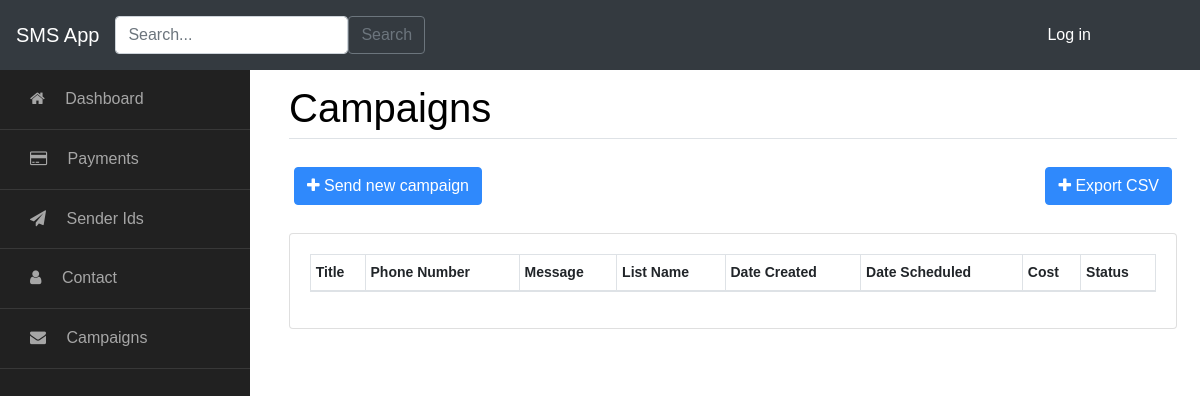
Before: /campaign/33 with the older database file.
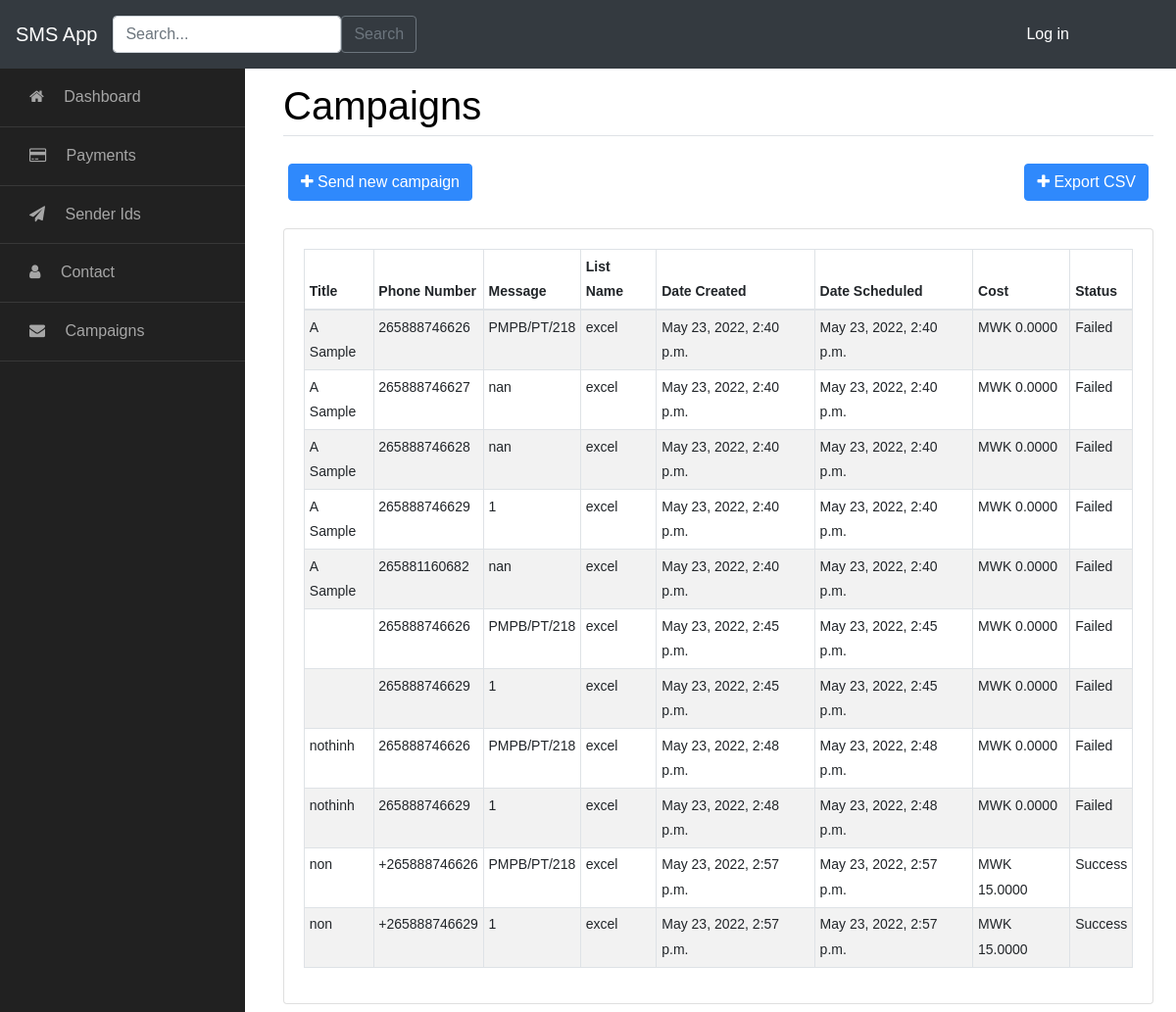
After: the same page with the newer database file.
### smsApp/models.py (models this page shows, shortened)
class Campaign(models.Model):
    title = models.CharField(max_length=255, blank=False, null=False)
    phone_number = models.CharField(max_length=16)
    message = models.TextField()
    list_name = models.ForeignKey(ContactList, default=True, on_delete=models.PROTECT)
    date_created = models.DateTimeField(auto_now_add=True)
    date_scheduled = models.DateTimeField(auto_now_add=True)
    cost = models.CharField(max_length=13, default='MWK 0.0000')
    status = models.CharField(max_length=10, blank=True, null=True)
    statusCode = models.IntegerField(blank=True, null=True)

class ContactList(models.Model):
    list_name = models.CharField(max_length=100)
    list_description = models.TextField()
    date_created = models.DateTimeField(auto_now_add=True)
    def __str__(self):
        return self.list_name

### smsApp/views.py (the view)
# urls.py: path('campaign/<int:list_name>', campaign_detail, name='campaign-detail'),
def campaign_detail(request, list_name):
    campaign_list = Campaign.objects.filter(list_name=list_name)
    return render(request, 'smsApp/campaign_detail_view.html', {'list_name': list_name, 'campaign_list': campaign_list})

### smsApp/templates/smsApp/campaign_detail_view.html (shortened to what this page needs)
{% extends 'smsApp/base.html' %}
{% load crispy_forms_tags %}
{% block page %} Campaigns {% endblock %}
{% block content %}
    <div class="row mb-2">
            <div class="card-body col-sm-12">
                <div class="actions">
                    <a href="{% url 'campaign-create' %}" class="btn btn-primary"><i class="fa fa-plus"></i> Send new campaign</a>
                    <a href="{% url 'campaign-csv' list_name %}" class="btn btn-primary float-right"><i class="fa fa-plus"></i> Export CSV</a>
                </div>
            </div>
        </div>
    <div class="card">
        <div class="card-body col-sm-12">
            <table id="dtBasicExample" class="table table-striped table-bordered table-sm" cellspacing="0" width="100%">
                <thead>
                 <tr>
                    <th scope="col">Title</th>
                    <th scope="col">Phone Number</th>
                    <th scope="col">Message</th>
                    <th scope="col">List Name</th>
                    <th scope="col">Date Created</th>
                    <th scope="col">Date Scheduled</th>
                    <th scope="col">Cost</th>
                    <th scope="col">Status</th>
                </tr>
                </thead>
                <tbody>
                {% for campaign in campaign_list %}
                <tr class="clickable-row table-row">
                    <td>{{ campaign.title}}</td>
                    <td>{{ campaign.phone_number}}</td>
                    <td>{{ campaign.message }}</td>
                    <td>{{ campaign.list_name }}</td>
                    <td>{{ campaign.date_created }}</td>
                    <td>{{ campaign.date_scheduled}}</td>
                    <td>{{ campaign.cost}}</td>
                    <td>{{ campaign.status }}</td>
                </tr>
                {% endfor %}
                </tbody>
            </table>
        </div>
    </div>
{% endblock %}

### smsApp/templates/smsApp/base.html (shortened to what this page needs)
<!doctype html>
<html lang="en">
<head>
    {% load static %}
    <link rel="stylesheet" href="https://cdnjs.cloudflare.com/ajax/libs/font-awesome/4.7.0/css/font-awesome.min.css">
    <link rel="stylesheet" href="https://cdnjs.cloudflare.com/ajax/libs/twitter-bootstrap/4.6.0/css/bootstrap.min.css">
    <link rel="stylesheet" href="{% static 'smsApp/css/style.css' %}">
    <link rel="stylesheet" href="https://cdn.datatables.net/1.11.5/css/dataTables.bootstrap4.min.css">
</head>
<body>
<nav class="navbar navbar-expand-lg navbar-dark bg-dark" id="topNavbar">
    <a class="navbar-brand" href="">SMS App</a>
    <form class="d-flex" method="POST" action="{%url 'campaign-search'%}">
        <input type="search" class="form-control me-2" placeholder="Search..." aria-label="Search" name="search">
        <button class="btn btn-outline-secondary" type="submit">Search</button>
    </form>
    <div class="collapse navbar-collapse" id="navbarNav">
        <ul class="navbar-nav mr-5 pr-4">
            {% if user.is_authenticated %}
            <li class="nav-item ">
                <div class="dropdown nav-item ">
                <button class="btn btn-secondary-outline text-white dropdown-toggle" type="button" id="dropdownMenu2"
                        data-toggle="dropdown" aria-haspopup="true" aria-expanded="false">
                   <span class="fa fa-user-circle-o"></span>  {{ user.username }}
                </button>
                <div class="dropdown-menu " aria-labelledby="dropdownMenu2">
                    <button class="dropdown-item my-0 py-0" type="button"><a class="nav-link text-dark" href="{% url 'profile-edit' %}"><span class="fa fa-user mr-2"></span> Profile</a></button>
                    <button class="dropdown-item" type="button"><a class="nav-link text-dark" href="{% url 'logout' %}"><span class="fa fa-sign-out mr-2"></span> Log Out</a></button>
                </div>
            </div>
            </li>
            {% else %}
            <li class="nav-item ">
                <button class="btn btn-secondary-outline text-white" type="button">
                   <a class="nav-link float-right text-white" href="{% url 'login' %}">Log in</a>
                </button>
            </li>
            {% endif %}
        </ul>
    </div>
</nav>
<div class="wrapper d-flex align-items-stretch">
    <nav id="sidebar">
        <ul class="list-unstyled components mb-5">
            <li>
                <a href="{% url 'dashboard' %}"><span class="fa fa-home mr-3"></span> Dashboard</a>
            </li>
            <li>
                <a href="#"><span class="fa fa-credit-card mr-3"></span> Payments</a>
            </li>
            <li>
                <a href="#"><span class="fa fa-send mr-3"></span> Sender Ids</a>
            </li>
            <li>
                <a href="{% url 'contact-list'%}"><span class="fa fa-user mr-3"></span> Contact</a>
            </li>
            <li>
                <a href="{% url 'campaign'%}"><span class="fa fa-envelope mr-3"></span> Campaigns</a>
            </li>
        </ul>
    </nav>
    <div id="content" class="p-4 p-md-2 pt-5 ml-3">
        <div class="container">
        <div class="h1 border-bottom page-title">
            {% block page %}{% endblock %}<br>
        </div>
        {% block content %}
        {% endblock %}
    </div>
</div>
</body>
</html>

Changed rows visible on the page:
added Campaign: title "A Sample", phone_number "265888746626", message "PMPB/PT/218", list_name "excel", date_created "May 23, 2022, 2:40 p.m.", date_scheduled "May 23, 2022, 2:40 p.m.", cost "MWK 0.0000", status "Failed"
added Campaign: title "A Sample", phone_number "265888746627", message "nan", list_name "excel", date_created "May 23, 2022, 2:40 p.m.", date_scheduled "May 23, 2022, 2:40 p.m.", cost "MWK 0.0000", status "Failed"
added Campaign: title "A Sample", phone_number "265888746628", message "nan", list_name "excel", date_created "May 23, 2022, 2:40 p.m.", date_scheduled "May 23, 2022, 2:40 p.m.", cost "MWK 0.0000", status "Failed"
added Campaign: title "A Sample", phone_number "265888746629", message "1", list_name "excel", date_created "May 23, 2022, 2:40 p.m.", date_scheduled "May 23, 2022, 2:40 p.m.", cost "MWK 0.0000", status "Failed"
added Campaign: title "A Sample", phone_number "265881160682", message "nan", list_name "excel", date_created "May 23, 2022, 2:40 p.m.", date_scheduled "May 23, 2022, 2:40 p.m.", cost "MWK 0.0000", status "Failed"
added Campaign: phone_number "265888746626", message "PMPB/PT/218", list_name "excel", date_created "May 23, 2022, 2:45 p.m.", date_scheduled "May 23, 2022, 2:45 p.m.", cost "MWK 0.0000", status "Failed"
added Campaign: phone_number "265888746629", message "1", list_name "excel", date_created "May 23, 2022, 2:45 p.m.", date_scheduled "May 23, 2022, 2:45 p.m.", cost "MWK 0.0000", status "Failed"
added Campaign: title "nothinh", phone_number "265888746626", message "PMPB/PT/218", list_name "excel", date_created "May 23, 2022, 2:48 p.m.", date_scheduled "May 23, 2022, 2:48 p.m.", cost "MWK 0.0000", status "Failed"
added Campaign: title "nothinh", phone_number "265888746629", message "1", list_name "excel", date_created "May 23, 2022, 2:48 p.m.", date_scheduled "May 23, 2022, 2:48 p.m.", cost "MWK 0.0000", status "Failed"
added Campaign: title "non", phone_number "+265888746626", message "PMPB/PT/218", list_name "excel", date_created "May 23, 2022, 2:57 p.m.", date_scheduled "May 23, 2022, 2:57 p.m.", cost "MWK 15.0000", status "Success"
added Campaign: title "non", phone_number "+265888746629", message "1", list_name "excel", date_created "May 23, 2022, 2:57 p.m.", date_scheduled "May 23, 2022, 2:57 p.m.", cost "MWK 15.0000", status "Success"
